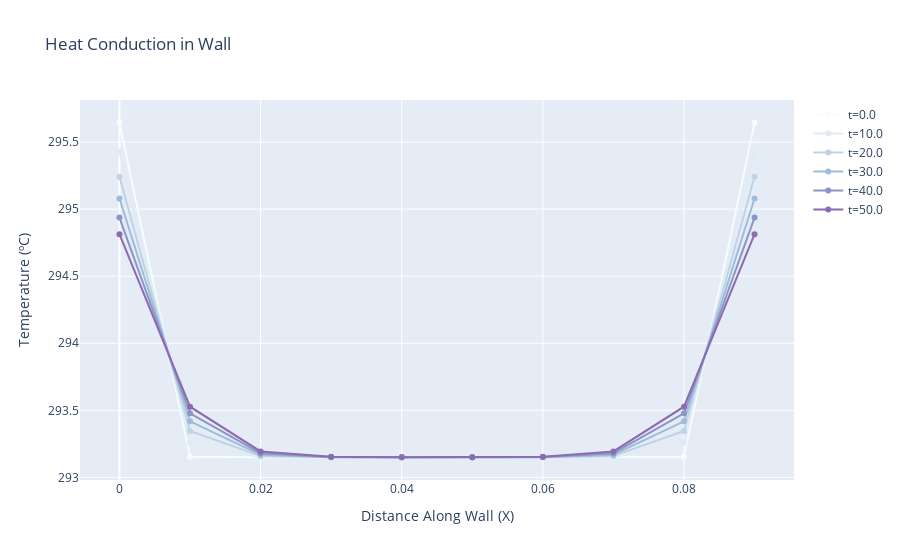

This figure's notebook cell:
### Code cell
fig = go.Figure()

cix=0
for ix_time, x_at_time in enumerate(v1.all_wall_temps):
    if ix_time%(10*4)== 0:
        
        fig.add_trace(go.Scatter(x=v1.twall.x_vals, y=x_at_time, mode='lines+markers', name=f"t={times[ix_time]}",
        line=dict(
        color=colors[cix],
        ),
         ))
        cix+=1


fig.update_layout(xaxis_title='Distance Along Wall (X)',
                  yaxis_title='Temperature (ºC)',
                  title='Heat Conduction in Wall')

### Figure 1 — Plotly figure (JSON) as saved in the notebook; plotly's stock layout.template omitted (floating-point values rounded to 4 significant figures)
{"data": [{"line": {"color": "rgb(247,252,253)"}, "mode": "lines+markers", "name": "t=0.0", "type": "scatter", "x": [0, 0.01, 0.02, 0.03, 0.04, 0.05, 0.06, 0.07, 0.08, 0.09], "y": [295.6, 293.2, 293.1, 293.1, 293.1, 293.1, 293.1, 293.1, 293.2, 295.6]}, {"line": {"color": "rgb(224,236,244)"}, "mode": "lines+markers", "name": "t=10.0", "type": "scatter", "x": [0, 0.01, 0.02, 0.03, 0.04, 0.05, 0.06, 0.07, 0.08, 0.09], "y": [295.4, 293.3, 293.2, 293.2, 293.2, 293.2, 293.2, 293.2, 293.3, 295.4]}, {"line": {"color": "rgb(191,211,230)"}, "mode": "lines+markers", "name": "t=20.0", "type": "scatter", "x": [0, 0.01, 0.02, 0.03, 0.04, 0.05, 0.06, 0.07, 0.08, 0.09], "y": [295.2, 293.3, 293.2, 293.2, 293.2, 293.2, 293.2, 293.2, 293.3, 295.2]}, {"line": {"color": "rgb(158,188,218)"}, "mode": "lines+markers", "name": "t=30.0", "type": "scatter", "x": [0, 0.01, 0.02, 0.03, 0.04, 0.05, 0.06, 0.07, 0.08, 0.09], "y": [295.1, 293.4, 293.2, 293.2, 293.2, 293.2, 293.2, 293.2, 293.4, 295.1]}, {"line": {"color": "rgb(140,150,198)"}, "mode": "lines+markers", "name": "t=40.0", "type": "scatter", "x": [0, 0.01, 0.02, 0.03, 0.04, 0.05, 0.06, 0.07, 0.08, 0.09], "y": [294.9, 293.5, 293.2, 293.2, 293.2, 293.2, 293.2, 293.2, 293.5, 294.9]}, {"line": {"color": "rgb(140,107,177)"}, "mode": "lines+markers", "name": "t=50.0", "type": "scatter", "x": [0, 0.01, 0.02, 0.03, 0.04, 0.05, 0.06, 0.07, 0.08, 0.09], "y": [294.8, 293.5, 293.2, 293.2, 293.2, 293.2, 293.2, 293.2, 293.5, 294.8]}], "layout": {"title": {"text": "Heat Conduction in Wall"}, "xaxis": {"title": {"text": "Distance Along Wall (X)"}}, "yaxis": {"title": {"text": "Temperature (ºC)"}}}}
